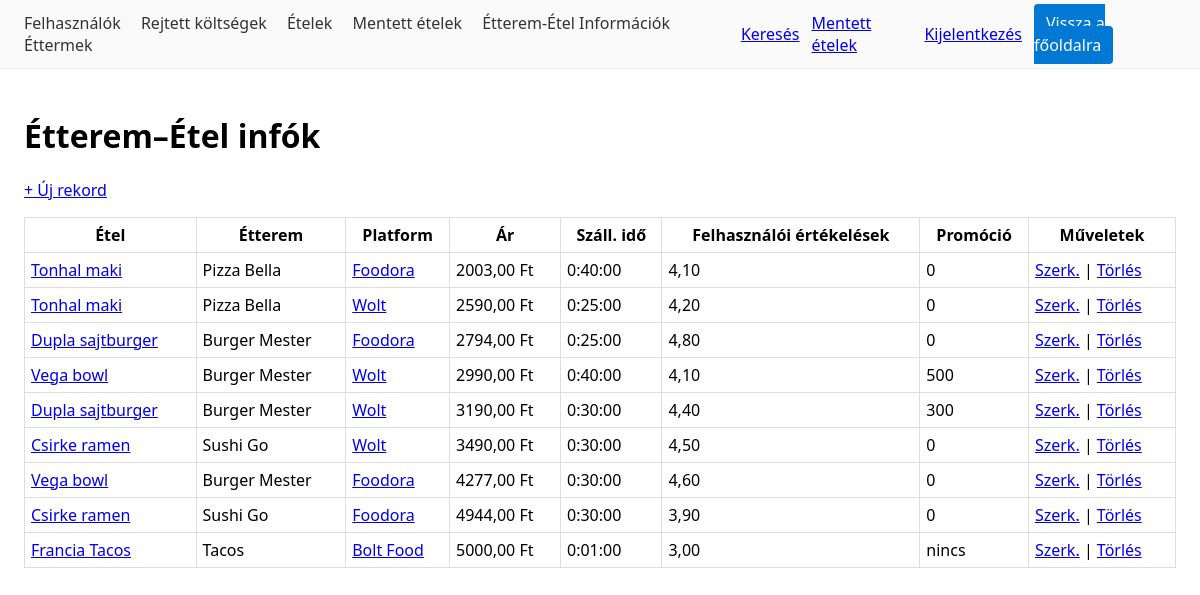
/info/ (signed in), run on the app's committed database.
### compare/models.py (models this page shows, shortened)
class EtteremEtelInfo(models.Model):
    etel = models.ForeignKey("catalog.Etel", on_delete=models.CASCADE, related_name="etterem_info", verbose_name="Étel")
    etterem = models.ForeignKey("catalog.Etterem", on_delete=models.CASCADE, related_name="etel_info", verbose_name="Étterem")
    platform = models.CharField("Platform", max_length=20, choices=PLATFORMOK, default="egyeb")
    ar = models.DecimalField("Ár (HUF)", max_digits=10, decimal_places=2)
    szallitas_ido = models.DurationField("Szállítási idő", null=True, blank=True)
    felhaszn_ertekelesek = models.DecimalField("Felhasználói értékelések (átlag)", max_digits=3, decimal_places=2, null=True, blank=True)
    promocio = models.CharField("Promóció", max_length=255, blank=True)
    class Meta:
        verbose_name="Étterem–Étel információ"; verbose_name_plural="Étterem–Étel információk"
        unique_together=("etel","etterem","platform")
        indexes=[models.Index(fields=["etel"]), models.Index(fields=["etterem"]), models.Index(fields=["platform"])]

### catalog/models.py (models this page shows, shortened)
class Etel(models.Model):
    nev = models.CharField(max_length=150)
    leiras = models.TextField(blank=True)
    kategoria = models.CharField(max_length=50, blank=True)
    kep_url = models.URLField(blank=True)

class Etterem(models.Model):
    nev = models.CharField(max_length=150)
    cim = models.CharField(max_length=250, blank=True)
    platform = models.CharField(max_length=20, choices=PLATFORMOK, default="egyeb")
    platform_logo_url = models.URLField(blank=True)
    platform_url = models.URLField(blank=True)
    def get_platform_url(self) -> str:
        if self.platform_url:
            return self.platform_url
        defaults = {
            "wolt": "https://wolt.com",
            "foodora": "https://www.foodora.hu",
            "bolt": "https://bolt.eu/hu",
            "egyeb": "#",
        }
        return defaults.get(self.platform, "#")

### compare/views.py (the view)
# urls.py: path("info/", views.InfoListView.as_view(), name="info_list"),
class InfoListView(StaffRequired, ListView):
    model = EtteremEtelInfo
    template_name = "compare/info_list.html"
    paginate_by = 20
    def get_queryset(self):
        qs = super().get_queryset().select_related("etel", "etterem")
        etel_id = self.request.GET.get("etel")
        if etel_id:
            qs = qs.filter(etel_id=etel_id)
        return qs.order_by("ar")

### foodcompare/mixins.py (called while the page is built)
    def test_func(self):
        user = self.request.user
        return user.is_authenticated and user.is_staff

### templates/compare/info_list.html
{% extends "_base.html" %}
{% block content %}
{% if request.GET.etel and object_list %}
  <h1>Ajánlatok ehhez: {{ object_list.0.etel.nev }}</h1>
{% else %}
  <h1>Étterem–Étel infók</h1>
{% endif %}
{% if user.is_authenticated and user.is_staff %}
  <p><a href="{% url 'compare:info_create' %}">+ Új rekord</a></p>
{% endif %}
<table>
  <tr>
    <th>Étel</th>
    <th>Étterem</th>
  <th>Platform</th>
  <th>Ár</th>
    <th>Száll. idő</th>
    <th>Felhasználói értékelések</th>
    <th>Promóció</th>
    {% if user.is_authenticated and user.is_staff %}<th>Műveletek</th>{% endif %}
  </tr>
  {% for o in object_list %}
    <tr>
      <td><a href="{% url 'compare:info_detail' o.pk %}">{{ o.etel.nev }}</a></td>
      <td>{{ o.etterem.nev }}</td>
      <td>
        {% if o.etterem.get_platform_url %}
          <a href="{{ o.etterem.get_platform_url }}" target="_blank" rel="noopener">
            {{ o.etterem.get_platform_display }}
          </a>
        {% else %}
          {{ o.etterem.get_platform_display }}
        {% endif %}
      </td>
      <td>{{ o.ar }} Ft</td>
      <td>{{ o.szallitas_ido }}</td>
      <td>{{ o.felhaszn_ertekelesek|default:"–" }}</td>
      <td>{{ o.promocio|default:"–" }}</td>
      {% if user.is_authenticated and user.is_staff %}
        <td>
          <a href="{% url 'compare:info_update' o.pk %}">Szerk.</a> |
          <a href="{% url 'compare:info_delete' o.pk %}">Törlés</a>
        </td>
      {% endif %}
    </tr>
  {% empty %}
    <tr>
      <td colspan="{% if user.is_authenticated and user.is_staff %}8{% else %}7{% endif %}">
        Nincs adat.
      </td>
    </tr>
  {% endfor %}
</table>
{% endblock %}

### templates/_base.html (style rules this page uses)
body { font-family:system-ui,Segoe UI,Arial;margin:0 }
table { border-collapse:collapse;width:100% }
th,td { border:1px solid #ddd;padding:6px }

### data on the page
EtteremEtelInfo: etel.nev "Tonhal maki", etterem.nev "Pizza Bella", etterem.platform "Foodora", ar "2003,00", szallitas_ido "0:40:00", felhaszn_ertekelesek "4,10", promocio "0"
EtteremEtelInfo: etel.nev "Tonhal maki", etterem.nev "Pizza Bella", etterem.platform "Wolt", ar "2590,00", szallitas_ido "0:25:00", felhaszn_ertekelesek "4,20", promocio "0"
EtteremEtelInfo: etel.nev "Dupla sajtburger", etterem.nev "Burger Mester", etterem.platform "Foodora", ar "2794,00", szallitas_ido "0:25:00", felhaszn_ertekelesek "4,80", promocio "0"
EtteremEtelInfo: etel.nev "Vega bowl", etterem.nev "Burger Mester", etterem.platform "Wolt", ar "2990,00", szallitas_ido "0:40:00", felhaszn_ertekelesek "4,10", promocio "500"
EtteremEtelInfo: etel.nev "Dupla sajtburger", etterem.nev "Burger Mester", etterem.platform "Wolt", ar "3190,00", szallitas_ido "0:30:00", felhaszn_ertekelesek "4,40", promocio "300"
EtteremEtelInfo: etel.nev "Csirke ramen", etterem.nev "Sushi Go", etterem.platform "Wolt", ar "3490,00", szallitas_ido "0:30:00", felhaszn_ertekelesek "4,50", promocio "0"
EtteremEtelInfo: etel.nev "Vega bowl", etterem.nev "Burger Mester", etterem.platform "Foodora", ar "4277,00", szallitas_ido "0:30:00", felhaszn_ertekelesek "4,60", promocio "0"
EtteremEtelInfo: etel.nev "Csirke ramen", etterem.nev "Sushi Go", etterem.platform "Foodora", ar "4944,00", szallitas_ido "0:30:00", felhaszn_ertekelesek "3,90", promocio "0"
EtteremEtelInfo: etel.nev "Francia Tacos", etterem.nev "Tacos", etterem.platform "Bolt Food", ar "5000,00", szallitas_ido "0:01:00", felhaszn_ertekelesek "3,00", promocio "nincs"
